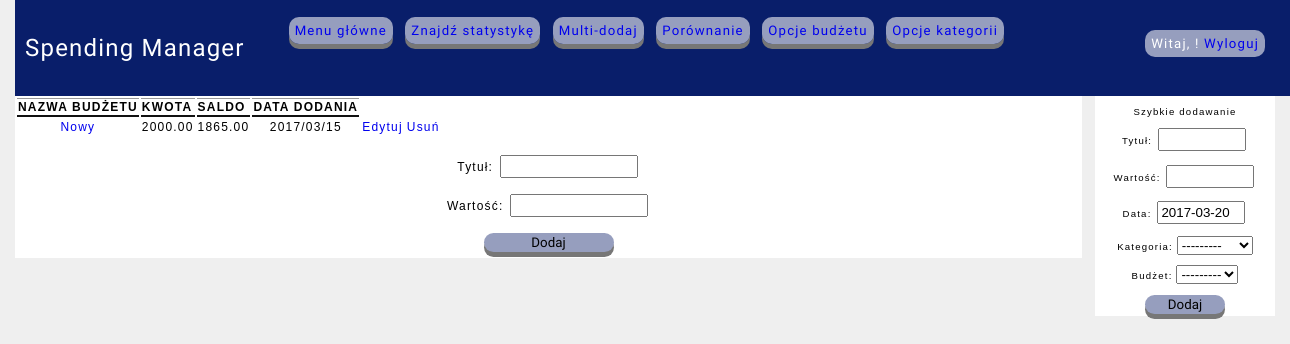
Page /budget_setup (signed in) on the earlier database version.
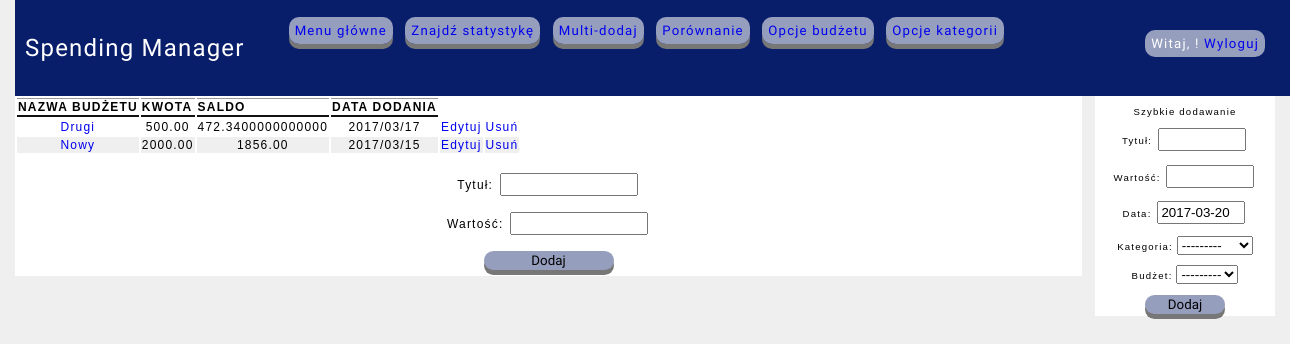
Same page on the later database version.
### core_sm/models.py (models this page shows, shortened)
class Budget(models.Model):
    user = models.ForeignKey(settings.AUTH_USER_MODEL)
    title = models.CharField(max_length=200, db_index=True)
    value = models.DecimalField(decimal_places=2, max_digits=10)
    publish = models.DateField(auto_now_add=True)
    updated = models.DateField(auto_now=True)
    class Meta:
        ordering = ('-publish',)
    def __str__(self):
        return self.title

class Category(models.Model):
    user = models.ForeignKey(settings.AUTH_USER_MODEL)
    title = models.CharField(max_length=200)
    publish = models.DateField(auto_now_add=True)
    updated = models.DateField(auto_now=True)
    class Meta:
        ordering = ('-publish',)
    def __str__(self):
        return self.title

### core_sm/views.py (the view)
# urls.py: url(r'^budget_setup$', views.budget_setup, name='budget_setup'),
@login_required
def budget_setup(request):
    add =False
    if request.method == 'POST':
        form = BudgetForm(request.POST)
        if form.is_valid():
            add = True
            f = form.save(commit=False)
            f.user = request.user
            f.save()
    else:
        form = BudgetForm()
    budget_titles = []
    budget_values = []
    budget_id = []
    budget_created = []
    spendings_values = []
    for item in Budget.objects.filter(user_id=User.objects.get(username=request.user).id).values('title', 'value', 'id', 'publish'):
        budget_titles.append(item['title'])
        budget_values.append(item['value'])
        budget_id.append(item['id'])
        budget_created.append(str(item['publish']).replace('-', '/'))
        try:
            spendings_values.append(item['value'] - Cost.objects.filter(budget_id=item['id']).aggregate(Sum('value'))['value__sum'])
        except(TypeError):
            spendings_values.append(item['value'])
    all_data = zip(budget_titles, budget_values, spendings_values, budget_id, budget_created)
    return render(request, 'core_sm/costs/budget/budget_setup.html', {'add': add,
                                                         'form': form,
                                                         'all_data': all_data})

### core_sm/forms.py
class BudgetForm(forms.ModelForm):
    class Meta:
        model = Budget
        fields = ['title', 'value']
        labels = {
            'title': _('Tytuł'),
            'value': _('Wartość')
        }

### core_sm/context_processor.py (called while the page is built)
def add_data(request):
    sent = False
    def data_add():
        if request.method == 'POST':
            add_form = DataAddForm(request.POST)
            if add_form.is_valid():
                add_form.save()
                sent = True
        else:
            add_form = DataAddForm()
        return add_form
    return {'add_form': SimpleLazyObject(data_add),
            'sent': sent}

### core_sm/templates/core_sm/costs/budget/budget_setup.html (shortened to what this page needs)
{% extends 'core_sm/base.html' %}
{% load staticfiles %}
{% block content %}
    <table>
        <thead>
        <tr>
            <th scope="col">Nazwa budżetu</th>
            <th scope="col">Kwota</th>
            <th scope="col">Saldo</th>
            <th scope="col">Data dodania</th>
        </tr>
        </thead>
        <tbody>
            {% for title, value, balance, id, date in all_data %}
            <tr>
                <td class="button-setup"><a href="/budget/{{ id }}/">{{ title }}</a></td>
                <td>{{ value }}</td>
                <td>{{ balance }}</td>
                <td>{{ date }}</td>
                <td class="button-setup"><a href="/budget_edit/{{ id }}/">Edytuj</a></td>
                <td class="button-setup">
                    <a href="/budget_delete/{{ id }}/"
                       onclick="return confirm('Uwaga! To spowoduje również usunięcie wszystkich wydatków powiązanych!');">Usuń</a>
                </td>
            </tr>
            {% endfor %}
        </tbody>
    </table>
    <form method="POST" class="multi-form">
        {{ form.as_p }}
        <input type="submit" value="Dodaj">
    </form>
{% endblock %}

### core_sm/templates/core_sm/base.html (shortened to what this page needs)
{% load staticfiles %}
<!DOCTYPE html>
<html lang="pl">
<head>
    <link href="{% static 'css/style.css' %}" rel="stylesheet">
</head>
<body>
        <nav>
            <p id="logo">Spending Manager</p>
            <ul>
                <li><a href="{% url 'core_sm:current_detail' %}">Menu główne</a></li>
                <li><a href="{% url 'core_sm:costs_stats' %}">Znajdź statystykę</a></li>
                <li><a href="{% url 'core_sm:day_data_multiadd' %}">Multi-dodaj</a></li>
                <li><a href="{% url 'core_sm:stats_comp' %}">Porównanie</a></li>
                <li><a href="{% url 'core_sm:budget_setup' %}">Opcje budżetu</a></li>
                <li><a href="{% url 'core_sm:category_setup' %}">Opcje kategorii</a></li>
            </ul>
            <div class="user">
                {% if request.user.is_authenticated %}
                Witaj, {{ request.user.first_name }}!
                <a href="{% url 'core_sm:logout' %}">Wyloguj</a>
                {% else %}
                <a href="{% url 'core_sm:login' %}">Zaloguj</a>
                {% endif %}
            </div>
        </nav>
        <div id="content">
            {% block content %}
            {% endblock %}
        </div>
        <div id="quick-add">
            <p>Szybkie dodawanie</p>
            <form method="POST">
                {{ add_form.as_p}}
                <input type="submit" value="Dodaj">
            </form>
        </div>
</body>
</html>

### core_sm/static/css/style.css (style rules this page uses)
body { margin: 0 auto; padding: 0; font-family: Arial, helvetica, sans-serif; font-size: 12px; letter-spacing: 0.1em; width: 1260px; background: #efefef; }
nav { text-align: center; }
a { text-decoration: none; }
#logo { font-family: 'Muli', sans-serif; font-size: 24px; float: left; }
nav { width: 100%; padding: 10px; text-align: center; background:#091E6A; color:#fff; overflow:auto; font-family: 'Muli', sans-serif; font-size: 110%; }
nav ul { list-style-type: none; color: #fff; float: left; }
nav ul li { margin: 4px; padding: 6px; background: #969EBE; display: inline; font-family: 'Muli', sans-serif; cursor: pointer; outline: none; border: none; border-radius: 10px; box-shadow: 0 5px #777777; }
#content { text-align: center; width: 1067px; float: left; background: white; }
#quick-add { background: white; text-align: center; width: 180px; float: right; font-size: 80%; }
#quick-add option { margin: 2px; padding: 2px; width: 80px; }
#quick-add input { margin: 2px; padding: 2px; width: 80px; }
#quick-add input[type=submit] { background: #969EBE; display: inline; font-family: 'Muli', sans-serif; cursor: pointer; outline: none; border: none; border-radius: 10px; box-shadow: 0 5px #777777; }
th { text-transform: uppercase; border-bottom: 2px solid #111111; border-top: 1px solid #999; text-align: left; }
tr:nth-child(even) { background-color: #efefef; }
.multi-form { margin: 2px; padding: 2px; }
.multi-form input { margin: 2px; padding: 2px; width: 130px; }
.multi-form input[type=submit] { margin: 2px; padding: 2px; background: #969EBE; display: inline; font-family: 'Muli', sans-serif; cursor: pointer; outline: none; border: none; border-radius: 10px; box-shadow: 0 5px #777777; }
.user { background: #969EBE; padding: 6px; margin: 20px; float: right; border-radius: 10px; }

Differences in the rows shown:
added Budget: all_data "Drugi", all_data "500.00"
Other differences:
new list line: "472.3400000000000 2017/03/17 Edytuj Usuń"
new list line: "Nowy 2000.00"
new list line: "1856.00 2017/03/15 Edytuj Usuń"
list line gone: "Nowy 2000.00"
list line gone: "1865.00 2017/03/15 Edytuj Usuń"
